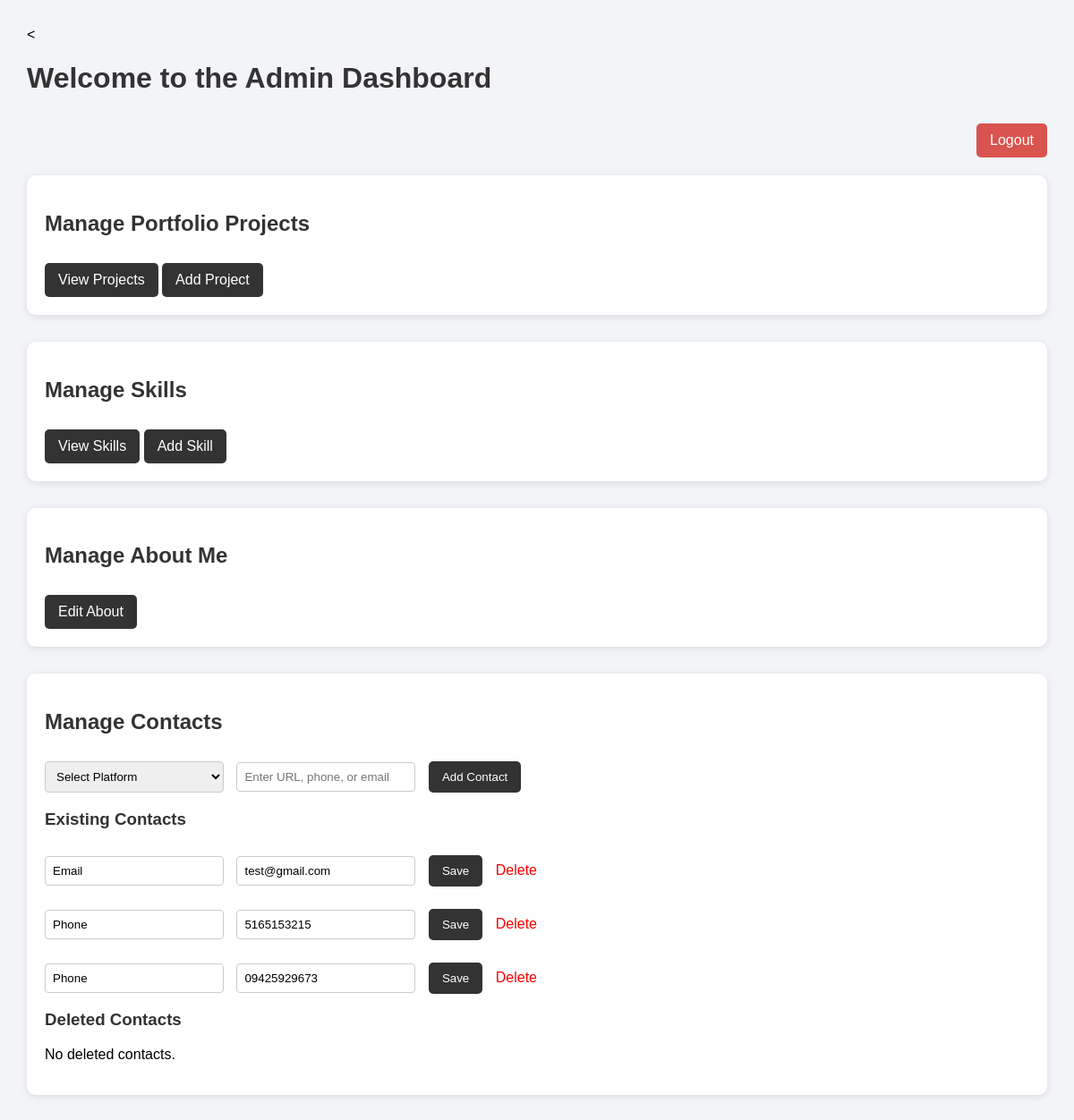
Page /admin_dashboard.php (signed in) on the committed database.
### tables this page shows
CREATE TABLE `contacts` (
  `id` int(11) NOT NULL,
  `type` varchar(50) NOT NULL,
  `value` varchar(255) NOT NULL,
  `is_deleted` tinyint(1) DEFAULT 0,
  `platform` varchar(100) DEFAULT NULL,
  `link` varchar(255) DEFAULT NULL,
  `deleted` tinyint(1) NOT NULL DEFAULT 0
);

### admin_dashboard.php (the view, shortened to what this page needs)
<?php
require 'db.php';
?>
<!DOCTYPE html>
<html>
<head>
</head>
<body>
  <h1>Welcome to the Admin Dashboard</h1>
  <div class="logout-container">
    <a href="logout.php" class="button">Logout</a>
  </div>
  <div class="section">
    <h2>Manage Portfolio Projects</h2>
    <a href="portfolio_list.php" class="button">View Projects</a>
    <a href="portfolio_add.php" class="button">Add Project</a>
  </div>
  <div class="section">
    <h2>Manage Skills</h2>
    <a href="skills_list.php" class="button">View Skills</a>
    <a href="skills_add.php" class="button">Add Skill</a>
  </div>
  <div class="section">
    <h2>Manage About Me</h2>
    <a href="about_edit.php" class="button">Edit About</a>
  </div>
  <div class="section">
    <h2>Manage Contacts</h2>
    <form action="add_contact.php" method="POST">
      <select name="platform" required>
        <option value="">Select Platform</option>
      </select>
      <input type="text" name="link" placeholder="Enter URL, phone, or email" required>
      <button type="submit">Add Contact</button>
    </form>
    <h3>Existing Contacts</h3>
    <?php
    $result = $conn->query("SELECT * FROM contacts WHERE is_deleted = 0 ORDER BY id DESC");
    if ($result->num_rows > 0):
        while ($row = $result->fetch_assoc()):
    ?>
        <form action="edit_contact.php" method="POST">
            <input type="text" name="platform" value="<?= htmlspecialchars($row['platform']) ?>" required>
            <input type="text" name="link" value="<?= htmlspecialchars($row['link']) ?>" required>
            <button type="submit">Save</button>
            <a href="delete_contact.php?id=<?= $row['id'] ?>" onclick="return confirm('Delete this contact?')" class="delete-link">Delete</a>
        </form>
    <?php
        endwhile;
    else:
        echo "<p>No contacts found.</p>";
    endif;
    ?>
    <h3>Deleted Contacts</h3>
    <?php
    $trashed = $conn->query("SELECT * FROM contacts WHERE is_deleted = 1 ORDER BY id DESC");
    if ($trashed->num_rows > 0):
        while ($row = $trashed->fetch_assoc()):
    ?>
        <form action="restore_contact.php" method="POST">
            <input type="hidden" name="id" value="<?= $row['id'] ?>">
            <input type="text" value="<?= htmlspecialchars($row['platform']) ?>" disabled>
            <input type="text" value="<?= htmlspecialchars($row['link']) ?>" disabled>
            <button type="submit">Restore</button>
        </form>
    <?php
        endwhile;
    else:
        echo "<p>No deleted contacts.</p>";
    endif;
    ?>
  </div>
</body>
</html>

### admin_dashboard.php (style rules this page uses)
body { font-family: Arial, sans-serif; background: #f2f4f8; margin: 0; padding: 30px; }
h1, h2, h3 { color: #333; }
.section { background: #ffffff; padding: 20px; margin-bottom: 30px; border-radius: 10px; box-shadow: 0 2px 8px rgba(0,0,0,0.1); }
a.button, button { display: inline-block; padding: 10px 15px; background-color: #333; color: #fff; text-decoration: none; border: none; border-radius: 5px; margin-top: 10px; cursor: pointer; }
form { margin-bottom: 15px; }
input[type="text"], input[type="url"], select { padding: 8px; width: 200px; margin-right: 10px; border: 1px solid #ccc; border-radius: 4px; }
.delete-link { color: red; margin-left: 10px; text-decoration: none; }
.logout-container { text-align: right; margin-bottom: 20px; }
.logout-container .button { background-color: #d9534f; }

### rows in the picture
contacts: platform "Email", link "test@gmail.com"
contacts: platform "Phone", link "5165153215"
contacts: platform "Phone", link "09425929673"
